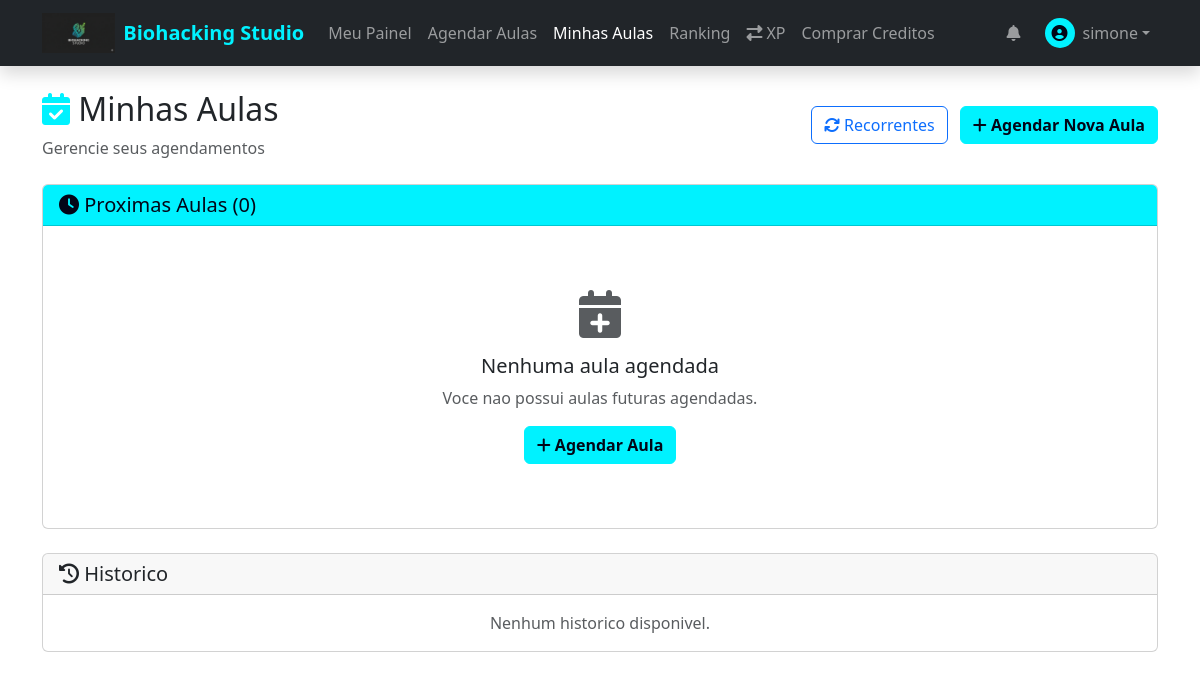
The app's page /student/my-bookings (signed in), older data.
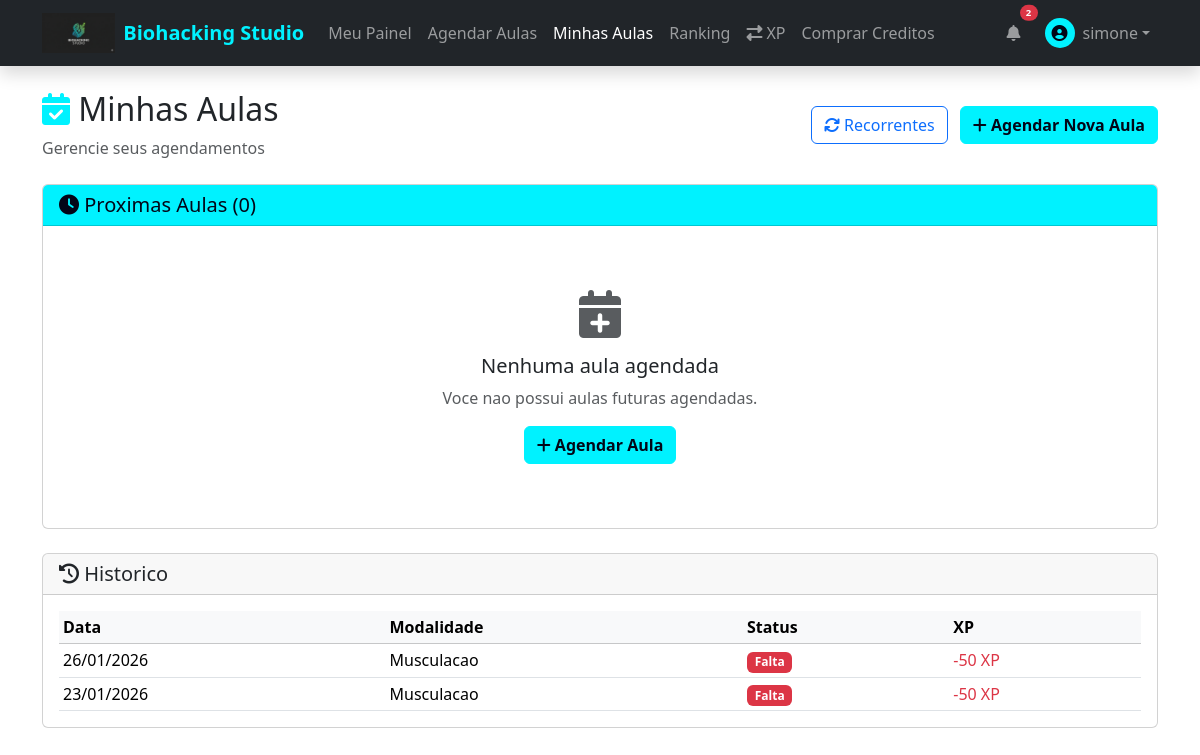
The same page, newer data.
### app/models/booking.py (models this page shows, shortened)
class Booking(db.Model):
    __tablename__ = 'bookings'
    id = db.Column(db.Integer, primary_key=True)
    user_id = db.Column(db.Integer, db.ForeignKey('users.id'), nullable=False)
    subscription_id = db.Column(db.Integer, db.ForeignKey('subscriptions.id'))
    schedule_id = db.Column(db.Integer, db.ForeignKey('class_schedules.id'), nullable=False)
    date = db.Column(db.Date, nullable=False)
    status = db.Column(db.Enum(BookingStatus), default=BookingStatus.CONFIRMED)
    is_recurring = db.Column(db.Boolean, default=False)
    recurring_booking_id = db.Column(db.Integer, db.ForeignKey('recurring_bookings.id'))
    checkin_at = db.Column(db.DateTime)
    xp_earned = db.Column(db.Integer, default=0)
    cost_at_booking = db.Column(db.Integer, nullable=False, default=1)
    reminder_24h_sent = db.Column(db.Boolean, default=False)
    reminder_2h_sent = db.Column(db.Boolean, default=False)
    reminder_hydration_sent = db.Column(db.Boolean, default=False)
    cancelled_at = db.Column(db.DateTime)
    cancellation_reason = db.Column(db.Text)
    notes = db.Column(db.Text)
    created_at = db.Column(db.DateTime, default=datetime.utcnow)
    user = db.relationship('User', backref='bookings')
    schedule = db.relationship('ClassSchedule', backref=db.backref('bookings', cascade='all, delete-orphan'))
    recurring = db.relationship('RecurringBooking', backref='generated_bookings', foreign_keys=[recurring_booking_id])

### app/models/modality.py (models this page shows, shortened)
class Modality(db.Model):
    __tablename__ = 'modalities'
    id = db.Column(db.Integer, primary_key=True)
    name = db.Column(db.String(100), nullable=False)
    description = db.Column(db.Text)
    color = db.Column(db.String(7), default='#FF6B35')
    icon = db.Column(db.String(50))  # Emoji ou FontAwesome
    is_active = db.Column(db.Boolean, default=True)
    credits_cost = db.Column(db.Integer, default=1, nullable=False)
    default_duration = db.Column(db.Integer, default=60, nullable=False) # em minutos
    is_featured = db.Column(db.Boolean, default=False)  # Destaque na landing page
    requires_gender_segregation = db.Column(db.Boolean, default=False)
    slug = db.Column(db.String(50), nullable=True, unique=True)
    created_at = db.Column(db.DateTime, default=datetime.utcnow)
    updated_at = db.Column(db.DateTime, default=datetime.utcnow, onupdate=datetime.utcnow)
    schedules = db.relationship('ClassSchedule', backref='modality', lazy=True)

### app/routes/student.py (the view)
@student_bp.route('/my-bookings')
@login_required
def my_bookings():
    from app.models.system_config import SystemConfig
    today = datetime.now().date()
    upcoming = Booking.query.filter(
        Booking.user_id == current_user.id,
        Booking.date >= today,
        Booking.status == BookingStatus.CONFIRMED
    ).order_by(Booking.date, Booking.schedule_id).all()
    past = Booking.query.filter(
        Booking.user_id == current_user.id,
        Booking.status.in_([BookingStatus.COMPLETED, BookingStatus.CANCELLED, BookingStatus.NO_SHOW])
    ).order_by(Booking.date.desc()).limit(20).all()
    cancellation_hours = SystemConfig.get_int('cancellation_hours', 2)
    return render_template('student/my_bookings.html',
        upcoming=upcoming,
        past=past,
        cancellation_hours=cancellation_hours
    )

### app/models/notification.py (called while the page is built)
    @classmethod
    def get_unread_count(cls, user_id):
        return cls.query.filter_by(user_id=user_id, is_read=False).count()

### app/models/system_config.py (called while the page is built)
    @classmethod
    def get(cls, key: str, default: str = None) -> str:
        config = cls.query.filter_by(key=key).first()
        if config:
            return config.value
        if key in cls.DEFAULT_CONFIGS:
            return cls.DEFAULT_CONFIGS[key]['value']
        return default

    @classmethod
    def get_int(cls, key: str, default: int = 0) -> int:
        value = cls.get(key)
        try:
            return int(float(value)) if value else default
        except (ValueError, TypeError):
            return default

### app/models/user.py (called while the page is built)
    @property
    def is_admin(self):
        return self.role == 'admin'

    @property
    def is_student(self):
        return self.role == 'student'

    @property
    def is_instructor(self):
        return self.role == 'instructor'

### app/templates/student/my_bookings.html (shortened to what the changed rows need)
{% extends "base.html" %}
{% block content %}
<div class="container py-4">
    <div class="d-flex justify-content-between align-items-center mb-4">
        <div>
            <h2><i class="fas fa-calendar-check text-primary"></i> Minhas Aulas</h2>
        </div>
    </div>
    <div class="card">
        <div class="card-body">
            {% if past %}
            <div class="table-responsive">
                <table class="table table-sm mb-0">
                    <thead class="table-light">
                        <tr>
                            <th>Data</th>
                            <th>Modalidade</th>
                            <th>Status</th>
                            <th>XP</th>
                        </tr>
                    </thead>
                    <tbody>
                        {% for booking in past %}
                        <tr>
                            <td>{{ booking.date.strftime('%d/%m/%Y') }}</td>
                            <td>{{ booking.schedule.modality.name }}</td>
                            <td>
                                {% if booking.status.value == 'completed' %}
                                <span class="badge bg-success">Concluida</span>
                                {% elif booking.status.value == 'cancelled' %}
                                <span class="badge bg-warning text-dark">Cancelada</span>
                                {% elif booking.status.value == 'no_show' %}
                                <span class="badge bg-danger">Falta</span>
                                {% else %}
                                <span class="badge bg-secondary">{{ booking.status.value }}</span>
                                {% endif %}
                            </td>
                            <td>
                                {% if booking.xp_earned > 0 %}
                                <span class="text-success">+{{ booking.xp_earned }} XP</span>
                                {% elif booking.status.value == 'no_show' %}
                                <span class="text-danger">-50 XP</span>
                                {% else %}
                                -
                                {% endif %}
                            </td>
                        </tr>
                        {% endfor %}
                    </tbody>
                </table>
            </div>
            {% else %}
            <p class="text-muted text-center mb-0">Nenhum historico disponivel.</p>
            {% endif %}
        </div>
    </div>
</div>
{% endblock %}

### app/templates/includes/navbar.html (shortened to what the changed rows need)
<nav class="navbar navbar-expand-lg navbar-dark bg-dark sticky-top shadow">
    <div class="container">
        <div class="collapse navbar-collapse" id="mainNavbar">
            <div class="navbar-nav align-items-center">
                {% if current_user.is_authenticated %}
                {% if current_user.is_student %}
                <a class="nav-link position-relative me-2" href="{{ url_for('student.notifications') }}"
                    title="Notificacoes">
                    <i class="fas fa-bell"></i>
                    {% if unread_notifications > 0 %}
                    <span class="position-absolute top-0 start-100 translate-middle badge rounded-pill bg-danger"
                        style="font-size: 0.6rem;">
                        {{ unread_notifications if unread_notifications < 100 else '99+' }} </span>
                            {% endif %}
                </a>
                {% endif %}
                {% else %}
                <a class="nav-link me-2" href="{{ url_for('auth.login') }}">Entrar</a>
                <a class="btn btn-primary btn-sm px-3 rounded-pill" href="{{ url_for('auth.register') }}">Começar
                    Agora</a>
                {% endif %}
            </div>
        </div>
    </div>
</nav>

Row changes from the older to the newer data that the page shows:
now on this page (row edited): Booking: date "26/01/2026", schedule.modality.name "Musculacao", status "Falta", xp_earned "-50 XP"
now on this page (row edited): Booking: date "23/01/2026", schedule.modality.name "Musculacao", status "Falta", xp_earned "-50 XP"
Text that changed along with them:
{{ unread_notifications if unread_notifications < 100 else '99+' }}: (not shown) → "2"
text no longer shown: "Nenhum historico disponivel."
text now shown: "Data Modalidade Status XP"
